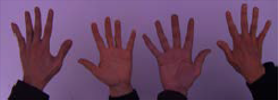
#> input picture white_patch/test_blue.png, 278 x 100 px; its folder holds only this picture in this run
$ jupyter execute TP1.ipynb   (shell and % lines are left out)
#> lines starting #> are read from the running program, lines starting #| are printed output that depends on the picture
# TP1 — Visión por Computadora I

## Integrantes: Facundo Silberstein - Marcelo Luna

Todo el desarrollo de este TP vive en este notebook.

#### **0.Setup del notebook**

[cell 1]
import os
import sys
from pathlib import Path

import cv2
import matplotlib
import matplotlib.pyplot as plt
import numpy as np

# En Jupyter el cwd puede no ser la carpeta del notebook.
# En Cursor/VS Code existe __vsc_ipynb_file__; si no, usamos el cwd actual.
try:
    DIRECTORIO_NOTEBOOK = Path(__vsc_ipynb_file__).resolve().parent
except NameError:
    DIRECTORIO_NOTEBOOK = Path.cwd().resolve()

# Fijar el directorio de trabajo para que las rutas relativas (white_patch/, img*.png) funcionen
os.chdir(DIRECTORIO_NOTEBOOK)

print(f"Python: {sys.version.split()[0]}")
print(f"NumPy:  {np.__version__}")
print(f"OpenCV: {cv2.__version__}")
print(f"Matplotlib: {matplotlib.__version__}")
print(f"Directorio de trabajo: {DIRECTORIO_NOTEBOOK}")

# Verificar ipywidgets (necesario para el slider de bins de la Parte 2)
try:
    import ipywidgets

    print(f"ipywidgets: {ipywidgets.__version__}")
except ImportError:
    print(
        "ADVERTENCIA: falta ipywidgets. Instalá con: pip install ipywidgets\n"
        "Sin eso, el control interactivo de bins de la Parte 2 no funcionará."
    )

[cell 2]
# Configuración de visualización para el notebook
plt.rcParams["figure.figsize"] = (8, 6)
plt.rcParams["image.cmap"] = "gray"

### **Parte 1 - Implementación de White Patch**

#### 1.1 Carga de imágenes

[cell 3]
from pathlib import Path

# Extensiones de imagen que vamos a aceptar al buscar archivos
EXTENSIONES_IMAGEN = {".png", ".jpg", ".jpeg", ".bmp", ".tif", ".tiff"}


def listar_rutas_imagenes(carpeta):
    """Devuelve las rutas de imagen encontradas en una carpeta, ordenadas por nombre."""
    return sorted(
        archivo
        for archivo in carpeta.iterdir()
        if archivo.is_file() and archivo.suffix.lower() in EXTENSIONES_IMAGEN
    )


# [48 lines left out: functions solicitar_carpeta_imagenes, solicitar_archivos_imagenes, not called in this run]


def cargar_imagenes_desde_rutas(rutas):
    """Lee cada imagen con OpenCV y las guarda en un diccionario nombre -> imagen BGR."""
    imagenes = {}
    for ruta in rutas:
        imagen = cv2.imread(str(ruta))
#> imagen is the input picture: shape (100, 278, 3); mean B, G, R 100.7, 69.5, 103
        if imagen is None:
            print(f"No se pudo leer la imagen: {ruta.name}")
            continue
        imagenes[ruta.name] = imagen
    return imagenes


# Buscar white_patch relativo al directorio del notebook (fijado en el setup)
carpeta_white_patch = DIRECTORIO_NOTEBOOK / "white_patch"
rutas_imagenes = []

if carpeta_white_patch.is_dir():
    rutas_imagenes = listar_rutas_imagenes(carpeta_white_patch)

# Si no hay carpeta o está vacía, pedir al usuario que indique dónde están las imágenes
if not rutas_imagenes:
    print("No se encontró la carpeta 'white_patch' o no contiene imágenes en la raíz.")
    carpeta_seleccionada = solicitar_carpeta_imagenes()

    if carpeta_seleccionada is not None:
        rutas_imagenes = listar_rutas_imagenes(carpeta_seleccionada)

    # Si el usuario canceló la carpeta o tampoco había imágenes, elegir archivos sueltos
    if not rutas_imagenes:
        print("Seleccioná las imágenes manualmente desde el diálogo.")
        rutas_imagenes = solicitar_archivos_imagenes()

imagenes_white_patch = cargar_imagenes_desde_rutas(rutas_imagenes)
#> imagenes_white_patch = 1 item

if imagenes_white_patch:
    print(f"Se cargaron {len(imagenes_white_patch)} imagen(es):")
#| Se cargaron 1 imagen(es):
    for nombre in imagenes_white_patch:
        alto, ancho = imagenes_white_patch[nombre].shape[:2]
        print(f"  - {nombre} ({ancho}x{alto})")
#> this loop made 1 pass
#> (nombre, alto, ancho) on pass 1: ('test_blue.png', 100, 278)
#|   - test_blue.png (278x100)
else:
    print("No se cargó ninguna imagen.")

#### 1.2 Implementación de White Patch

[cell 4]
def aplicar_white_patch(imagen):
    """
    Algoritmo White Patch para corrección de iluminación.

    Asume que el píxel más brillante de la escena corresponde al blanco puro.
    Escala cada canal de color de forma independiente para que su máximo sea 255,
    reduciendo dominantes cromáticas causadas por la iluminación.
    """
    # Pasar a float32 evita desbordes al escalar los valores de intensidad
    imagen_float = imagen.astype(np.float32)

    # Máximo de cada canal (B, G, R en imágenes cargadas con OpenCV)
    maximos_por_canal = np.max(imagen_float, axis=(0, 1))

    # Factor de escala: 255 / máximo del canal.
    # Si un canal es todo ceros, se deja sin modificar (factor = 1).
    factores_escala = np.where(maximos_por_canal > 0, 255.0 / maximos_por_canal, 1.0)

    # Multiplicar cada canal por su factor (broadcasting sobre filas y columnas)
    imagen_corregida = imagen_float * factores_escala

    # Recortar al rango válido de uint8 y convertir el tipo de dato
    return np.clip(imagen_corregida, 0, 255).astype(np.uint8)

#### 1.3 Aplicar White Patch a las imágenes

[cell 5]
if not imagenes_white_patch:
    print("No hay imágenes cargadas. Ejecutá primero la celda de carga.")
else:
    # Procesar y visualizar cada imagen del conjunto cargado
    for nombre, imagen_original in imagenes_white_patch.items():
        # Aplicar el algoritmo White Patch definido anteriormente
        imagen_corregida = aplicar_white_patch(imagen_original)

        # OpenCV lee en BGR; matplotlib muestra colores correctos en RGB
        original_rgb = cv2.cvtColor(imagen_original, cv2.COLOR_BGR2RGB)
        corregida_rgb = cv2.cvtColor(imagen_corregida, cv2.COLOR_BGR2RGB)

        # Figura con dos subplots: original a la izquierda, corregida a la derecha
        figura, ejes = plt.subplots(1, 2, figsize=(12, 5))

        ejes[0].imshow(original_rgb)
        ejes[0].set_title("Original")
        ejes[0].axis("off")

        ejes[1].imshow(corregida_rgb)
        ejes[1].set_title("White Patch")
        ejes[1].axis("off")

        figura.suptitle(nombre)
        plt.tight_layout()
        plt.show()
#> this loop made 1 pass
#> (nombre, maximos_por_canal in aplicar_white_patch, factores_escala in aplicar_white_patch) on pass 1: ('test_blue.png', [200, 138, 165], [1.27, 1.85, 1.55])
#> pass 1, in aplicar_white_patch, `imagen_corregida = imagen_float * factores_escala`:
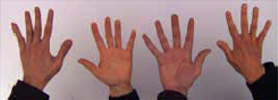
#> imagen_corregida: shape (100, 278, 3) float32; mean B, G, R 128.4, 128.4, 159.2
#> pass 1, `plt.show()`:
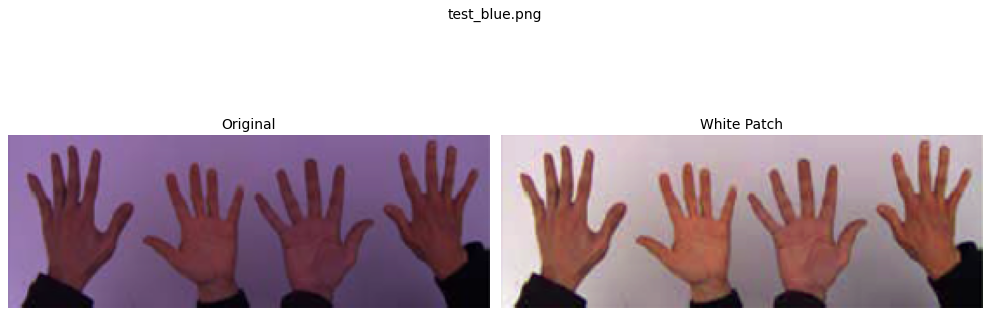
#> figure drawn by matplotlib, 2 panels

#### 1.4 Conclusiones

White Patch asume que el píxel de mayor intensidad de cada canal corresponde a una superficie blanca, por lo que reescala cada canal para que dicho valor alcance la intensidad máxima, es decir: 255

En las imágenes de prueba: *test_blue*, *test_green* y *test_red*, el algoritmo corrige casi perfectamente el dominante de color azul, verde y rojo respectivamente, ya que se tratan de escenas controladas que sí contienen un punto realmente blanco, por lo que se cumple con la hipótesis del algoritmo.

En las fotos reales el comportamiento no es uniforme. En *wp_blue* la corrección es nula: ya hay un píxel saturado en los tres canales (p. ej. el reflejo brillante de la esquina superior derecha), por lo que los factores de escala quedan en 1 y la imagen no cambia. En *wp_green2* y *wp_red2* el ajuste es leve a moderado, porque al menos un canal ya está cerca del máximo. En cambio, en *wp_green* y *wp_red* sí se percibe mejor una corrección (escalas mayores en los canales más bajos), aunque el resultado no necesariamente es un balance perfecto: el máximo puede corresponder a un brillo especular u outlier, y no al iluminante real de la escena.

En resumen, White Patch es simple y efectivo cuando existe un verdadero blanco de referencia en la escena y no hay outliers de brillo, tal como en las imágenes de prueba; pero cuando tenemos casos como las fotos reales, el algoritmo es sensible a puntos atípicos (brillos especulares, píxeles saturados) y puede fallar por no corregir lo suficiente cuando el píxel más brillante no es representativo del iluminante real.

### **Parte 2 - Análisis con Histogramas**

* Cargar las imágenes **img1_tp.png** y **img2_tp.png** con OpenCV en escala de grises y mostrarlas
* Elegir el número de bins más conveniente y graficar el histograma. Comparar los histogramas entre sí (poner conclusiones)
* Explicar lo que se observa: si tuviera que implementar un modelo de detección/clasificación de imágenes, ¿considera que puede ser de utilidad usar los histogramas como features?

#### 2.1 Carga de imágenes

[cell 6]
from pathlib import Path

# Nombres de archivo esperados en la raíz del proyecto
ARCHIVO_IMAGEN1_TP = "img1_TP.png"
ARCHIVO_IMAGEN2_TP = "img2_TP.png"


# [25 lines left out: function solicitar_archivo_imagen, not called in this run]


def resolver_ruta_imagen(nombre_archivo):
    """
    Busca la imagen en el directorio del notebook.
    Si no existe, solicita al usuario que la seleccione mediante un diálogo.
    """
#> called with nombre_archivo = 'img1_TP.png'
    # Probar el nombre tal cual y en minúsculas (p. ej. img1_tp.png en el repo)
    candidatos = [
        DIRECTORIO_NOTEBOOK / nombre_archivo,
        DIRECTORIO_NOTEBOOK / nombre_archivo.lower(),
    ]

    for ruta in candidatos:
        if ruta.is_file():
            return ruta

    print(f"No se encontró '{nombre_archivo}' en el directorio del notebook.")
    return solicitar_archivo_imagen(f"Seleccioná el archivo {nombre_archivo}")


def cargar_imagen_en_grises(ruta):
    """Lee una imagen con OpenCV y la devuelve en escala de grises."""
    if ruta is None or not Path(ruta).is_file():
        return None

    # Un solo canal de intensidad, adecuado para el análisis con histogramas
    imagen = cv2.imread(str(ruta), cv2.IMREAD_GRAYSCALE)
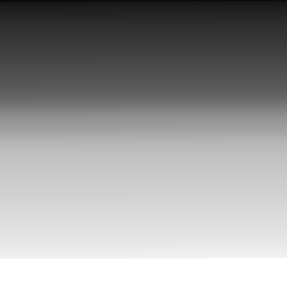
#> input picture img1_tp.png, 287 x 288 px, found by its file name
#> imagen is the input picture: shape (288, 287); min 2, max 255, mean 154.8
    if imagen is None:
        print(f"No se pudo leer la imagen: {Path(ruta).name}")
    return imagen


# Resolver rutas y cargar ambas imágenes del TP
ruta_imagen1_tp = resolver_ruta_imagen(ARCHIVO_IMAGEN1_TP)
ruta_imagen2_tp = resolver_ruta_imagen(ARCHIVO_IMAGEN2_TP)

imagen1_tp = cargar_imagen_en_grises(ruta_imagen1_tp)
imagen2_tp = cargar_imagen_en_grises(ruta_imagen2_tp)
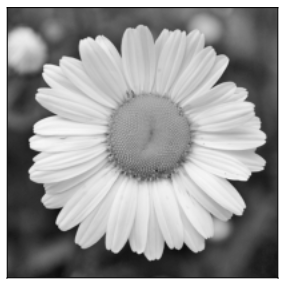
#> input picture img2_tp.png, 287 x 288 px, found by its file name
#> in cargar_imagen_en_grises, imagen is the input picture: shape (288, 287); min 2, max 255, mean 154.8

# Mostrar las imágenes cargadas (requisito de la Parte 2)
if imagen1_tp is not None and imagen2_tp is not None:
    figura, ejes = plt.subplots(1, 2, figsize=(10, 4))

    ejes[0].imshow(imagen1_tp, cmap="gray", vmin=0, vmax=255)
    ejes[0].set_title(f"{ARCHIVO_IMAGEN1_TP} ({imagen1_tp.shape[1]}x{imagen1_tp.shape[0]})")
    ejes[0].axis("off")

    ejes[1].imshow(imagen2_tp, cmap="gray", vmin=0, vmax=255)
    ejes[1].set_title(f"{ARCHIVO_IMAGEN2_TP} ({imagen2_tp.shape[1]}x{imagen2_tp.shape[0]})")
    ejes[1].axis("off")

    figura.suptitle("Imágenes de la Parte 2 (escala de grises)")
    plt.tight_layout()
    plt.show()
#> the sliders are set to numero_bins = 32
else:
    if imagen1_tp is None:
        print(f"No se cargó {ARCHIVO_IMAGEN1_TP}.")
    if imagen2_tp is None:
        print(f"No se cargó {ARCHIVO_IMAGEN2_TP}.")

#### 2.2 Histogramas

[cell 7]
# Valor inicial de bins: un compromiso entre detalle y suavidad del histograma
NUMERO_BINS_INICIAL = 32


def graficar_imagenes_e_histogramas(numero_bins):
    """
    Muestra las dos imágenes en escala de grises una al lado de la otra
    y, debajo de cada una, su histograma con el mismo número de bins.
    """
#> called with numero_bins = 32
    if imagen1_tp is None or imagen2_tp is None:
        print("Faltan imágenes. Ejecutá primero la celda de carga de la Parte 2.")
        return

    # Grilla 2x2: fila superior = imágenes, fila inferior = histogramas
    figura, ejes = plt.subplots(2, 2, figsize=(12, 8))

    # --- Imágenes ---
    ejes[0, 0].imshow(imagen1_tp, cmap="gray", vmin=0, vmax=255)
    ejes[0, 0].set_title("img1_TP.png")
    ejes[0, 0].axis("off")

    ejes[0, 1].imshow(imagen2_tp, cmap="gray", vmin=0, vmax=255)
    ejes[0, 1].set_title("img2_TP.png")
    ejes[0, 1].axis("off")

    # --- Histogramas (mismo número de bins para ambas) ---
    # Rango [0, 256) cubre todos los niveles de gris de una imagen uint8
    ejes[1, 0].hist(
        imagen1_tp.ravel(),
        bins=numero_bins,
        range=(0, 256),
        color="steelblue",
        edgecolor="white",
    )
    ejes[1, 0].set_title(f"Histograma img1 ({numero_bins} bins)")
    ejes[1, 0].set_xlabel("Nivel de gris")
    ejes[1, 0].set_ylabel("Frecuencia")
    ejes[1, 0].set_xlim(0, 255)

    ejes[1, 1].hist(
        imagen2_tp.ravel(),
        bins=numero_bins,
        range=(0, 256),
        color="darkorange",
        edgecolor="white",
    )
    ejes[1, 1].set_title(f"Histograma img2 ({numero_bins} bins)")
    ejes[1, 1].set_xlabel("Nivel de gris")
    ejes[1, 1].set_ylabel("Frecuencia")
    ejes[1, 1].set_xlim(0, 255)

    figura.suptitle("Comparación de imágenes e histogramas")
    plt.tight_layout()
    plt.show()
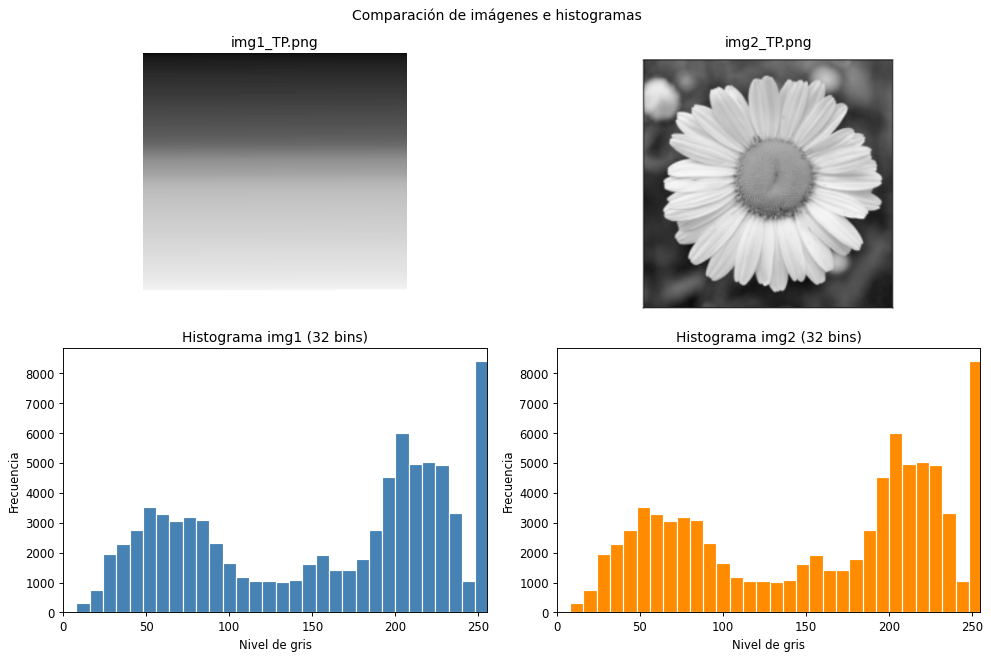
#> figure drawn by matplotlib, 4 panels; panel 3: tallest bar 8400 high, from x = 248 to 256; panel 4: tallest bar 8400 high, from x = 248 to 256


# Preferir control interactivo con ipywidgets; si no está, graficar con bins fijos
try:
    from ipywidgets import IntSlider, interact

    interact(
        graficar_imagenes_e_histogramas,
        numero_bins=IntSlider(
            value=NUMERO_BINS_INICIAL,
            min=2,
            max=256,
            step=1,
            description="Bins:",
            continuous_update=False,
        ),
    )
except ImportError:
    print(
        "ipywidgets no está disponible. Mostrando histogramas con "
        f"{NUMERO_BINS_INICIAL} bins fijos.\n"
        "Instalá con: pip install ipywidgets"
    )
    graficar_imagenes_e_histogramas(NUMERO_BINS_INICIAL)
